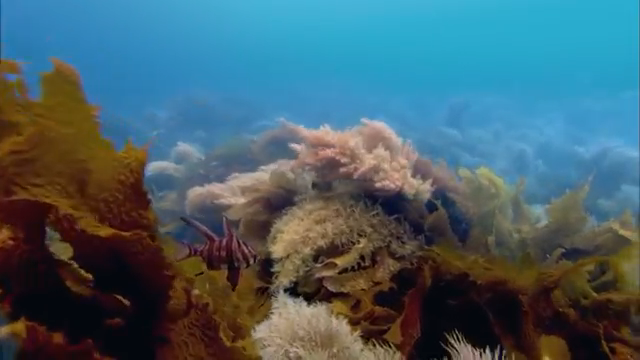
#> input picture src/dip_project/data/raw-890/raw-890/11064.png, 640 x 360 px, found by its file name; its folder holds 4 pictures in this run
$ jupyter execute code.ipynb
#> lines starting #> are read from the running program, lines starting #| are printed output that depends on the picture; pictures that were not available may be replaced by others from this repository, and a replacement may not be noted
[cell 1]
import numpy as np
import matplotlib.pyplot as plt
import cv2
from PIL import Image
import os
from tqdm import tqdm

[cell 2]
def load_paired_images(raw_dir, ref_dir):
    raw_files = sorted([f for f in os.listdir(raw_dir) if f.lower().endswith(".png")])
    ref_files = sorted([f for f in os.listdir(ref_dir) if f.lower().endswith(".png")])

    raw_images = []
    ref_images = []
    missing_pairs = []

    for file_name in tqdm(raw_files, desc="Loading paired images"):
        ref_path = os.path.join(ref_dir, file_name)
        raw_path = os.path.join(raw_dir, file_name)

        if not os.path.exists(ref_path):
            missing_pairs.append(file_name)
            continue

        raw_img = cv2.imread(raw_path)
#> raw_img is the input picture: shape (360, 640, 3); mean B, G, R 106, 96.6, 69.3
        ref_img = cv2.imread(ref_path)

        if raw_img is None or ref_img is None:
            print(f"⚠️ Could not read pair: {file_name}")
            continue

        raw_images.append(raw_img)
        ref_images.append(ref_img)

    print(f"\n✅ Loaded {len(raw_images)} paired images.")
    if missing_pairs:
        print(f"⚠️ Missing {len(missing_pairs)} reference images for files: {missing_pairs[:5]}{'...' if len(missing_pairs) > 5 else ''}")

    return raw_images, ref_images

[cell 3]
raw_dir = "/home/pritamk/miniconda3/envs/DIP_Project/DeepSea-Image-Enhancement/src/dip_project/data/raw-890/raw-890"
ref_dir = "/home/pritamk/miniconda3/envs/DIP_Project/DeepSea-Image-Enhancement/src/dip_project/data/reference-890/reference-890"

raw_images, ref_images = load_paired_images(raw_dir, ref_dir)
print(f"✅ Final count: {len(raw_images)} pairs ready for training.")

[cell 4]
challenge_dir = "/Users/pritam/Desktop/DIP/Project/DeepSea-Image-Enhancement/challenging-60/challenging-60"
challenging_images = []
for file_name in os.listdir(challenge_dir):
    if file_name.lower().endswith(".png"):
        path = os.path.join(challenge_dir, file_name)
        img = cv2.imread(path)
        if img is not None:
            challenging_images.append(img)
        else:
            print(f"⚠️ Could not read image: {file_name}")

print(f"✅ Loaded {len(challenging_images)} images")
#| ✅ Loaded 1 images

[cell 5]
def apply_clahe(image, alpha, tile):
#> called with alpha = 5, tile = (10, 10)
    if image is None:
        print("Error: Could not load image.")
    else:
        # 1. Convert BGR to LAB color space
        img_lab = cv2.cvtColor(image, cv2.COLOR_BGR2LAB)
#> img_lab: shape (480, 640, 3); mean of channels 0, 1, 2 141.1, 129.9, 128.1

        # 2. Split the LAB image into L, A, and B channels
        l, a, b = cv2.split(img_lab)
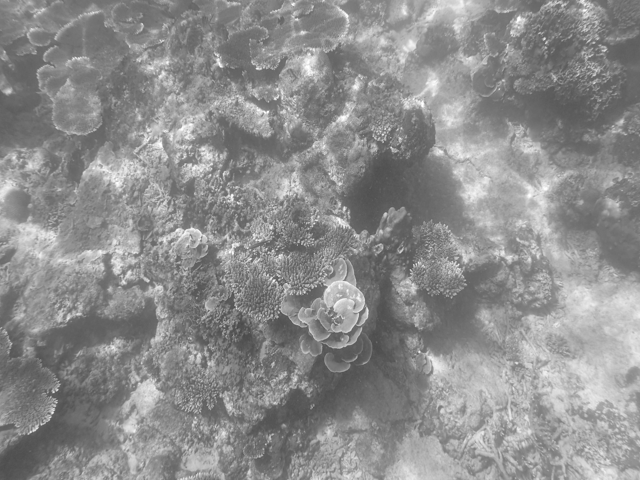
#> l: shape (480, 640); min 73, max 255, mean 141.1
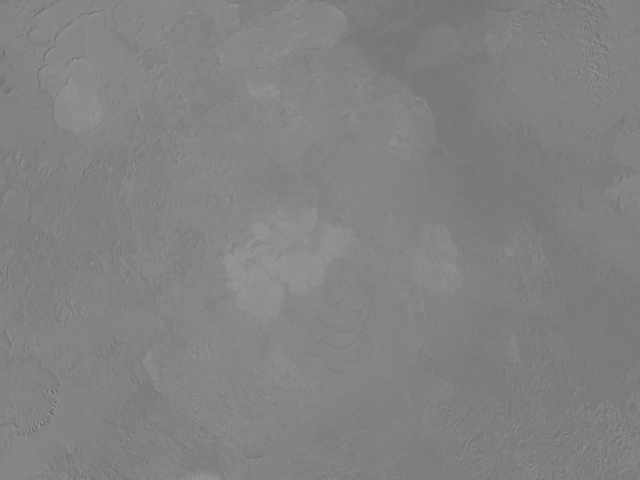
#> a: shape (480, 640); min 102, max 153, mean 129.9
        histL = cv2.calcHist([l], [0], None, [256], [0, 256])
#> histL = 256 values, max 4288 at index 119, min 0 at index 0, mean 1200
        # 3. Apply CLAHE to the L channel
        clahe = cv2.createCLAHE(clipLimit=alpha, tileGridSize=tile)
        cl = clahe.apply(l)
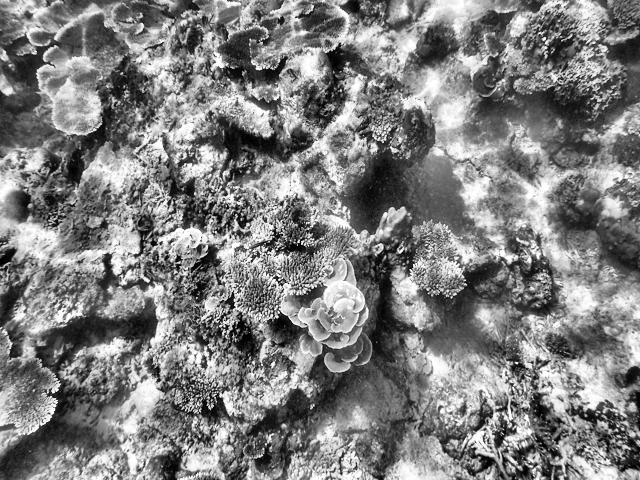
#> cl: shape (480, 640); min 0, max 255, mean 126.7
        histCL = cv2.calcHist([cl], [0], None, [256], [0, 256])
#> histCL = 256 values, max 1713 at index 82, min 4 at index 0, mean 1200
        # 4. Merge the channels and convert back to BGR
        merged_lab = cv2.merge((cl, a, b))
#> merged_lab: shape (480, 640, 3); mean of channels 0, 1, 2 126.7, 129.9, 128.1
        enhanced_img = cv2.cvtColor(merged_lab, cv2.COLOR_LAB2BGR)
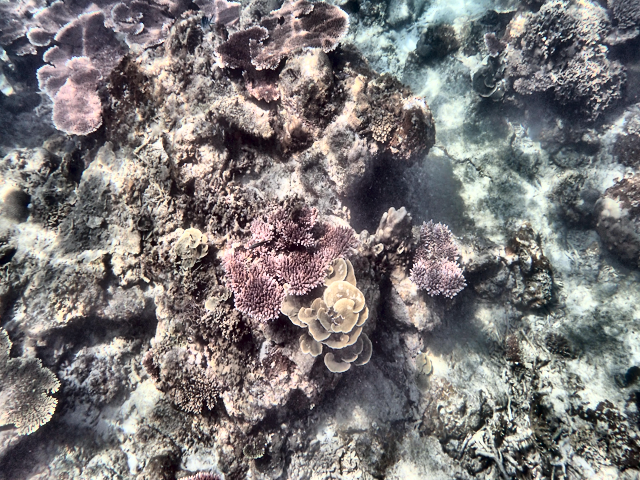
#> enhanced_img: shape (480, 640, 3); mean B, G, R 120.7, 120.3, 124

    return enhanced_img, histL, histCL

[cell 6]
seed = np.random.seed(21)
idx = np.random.randint(0,len(raw_images))
enhanced_img, histL, histCL = apply_clahe(raw_images[idx], 5, (10,10))

[cell 7]
# Create a figure with two subplots
fig, ax = plt.subplots(1, 2, figsize=(12, 6))
# Display the original image in the first subplot
ax[0].imshow(raw_images[idx])
ax[0].set_title('Original Image')
ax[0].axis('off') # Hide the axes

# Display the enhanced image in the second subplot
ax[1].imshow(enhanced_img)
ax[1].set_title('Enhanced Image with CLAHE')
ax[1].axis('off') # Hide the axes

plt.tight_layout()
plt.show()
#> figure, not shown here; B, G, R data is drawn as R, G, B

[cell 8]
fig, ax = plt.subplots(1, 2, figsize=(12, 6))

# Plot the original histogram on the first subplot
ax[0].plot(histL, color='b')
ax[0].grid(True)
ax[0].set_ylabel("Frequency")
ax[0].set_title("Histogram before CLAHE")
ax[0].set_xlabel("Pixel Intensity")

# Plot the enhanced histogram on the second subplot
ax[1].plot(histCL, color='b')
ax[1].grid(True)
ax[1].set_title("Histogram after CLAHE")
ax[1].set_xlabel("Pixel Intensity")
ax[1].set_ylabel("Frequency")
plt.tight_layout()
plt.show()
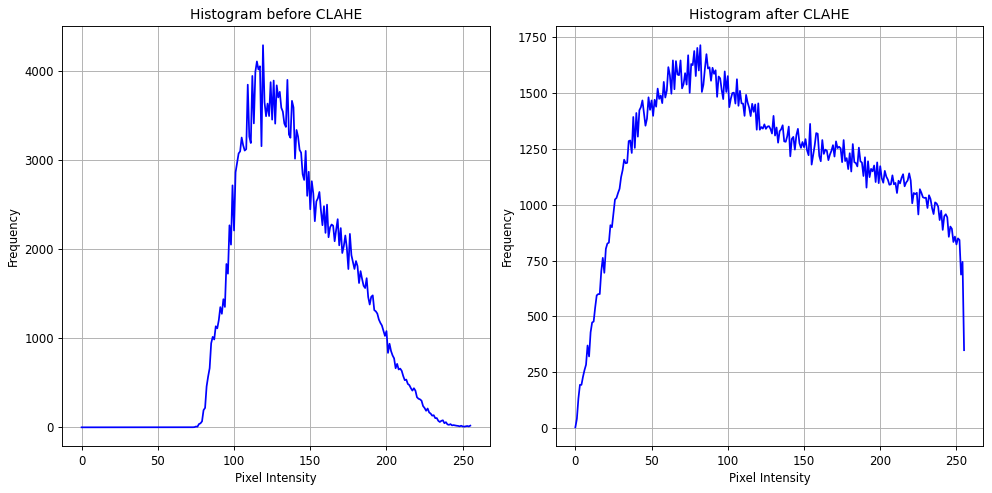
#> figure drawn by matplotlib, 2 panels; panel 1: curve peaks at x = 119, y = 4288; panel 2: curve peaks at x = 82, y = 1713
